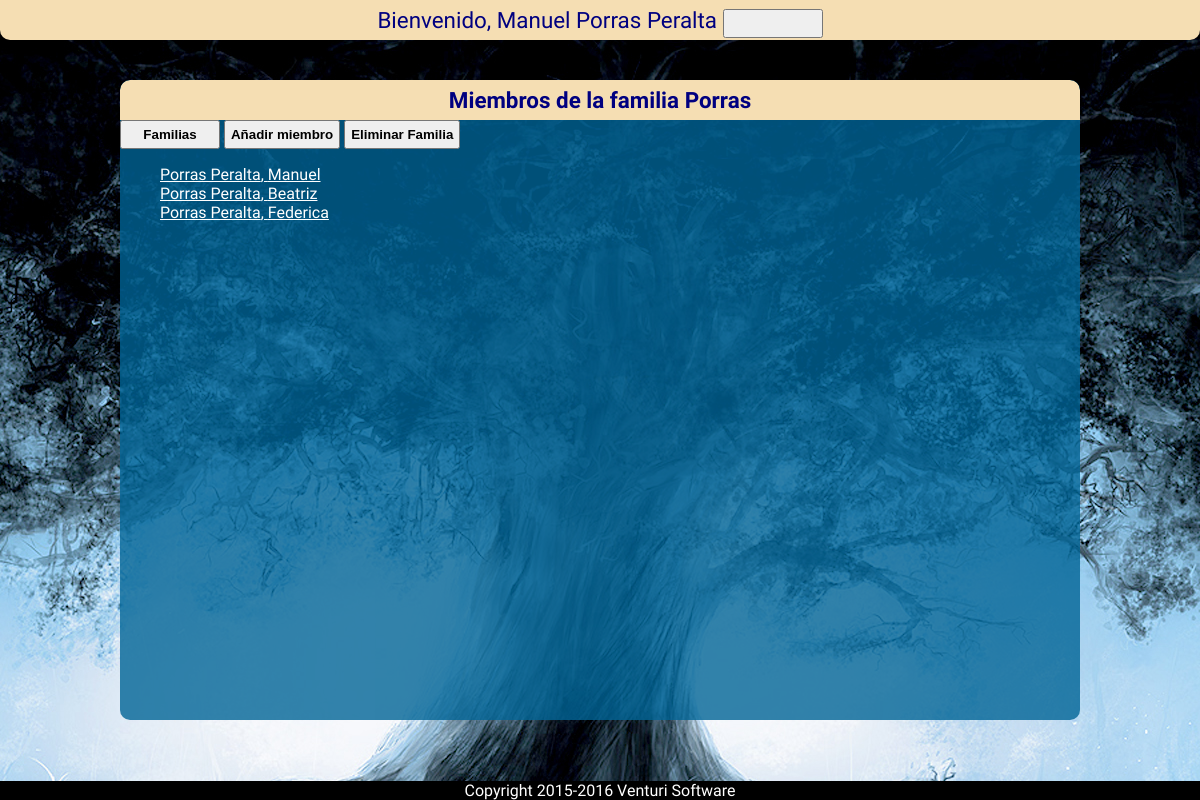
The page /family/1/ (signed in) on the database as committed earlier.
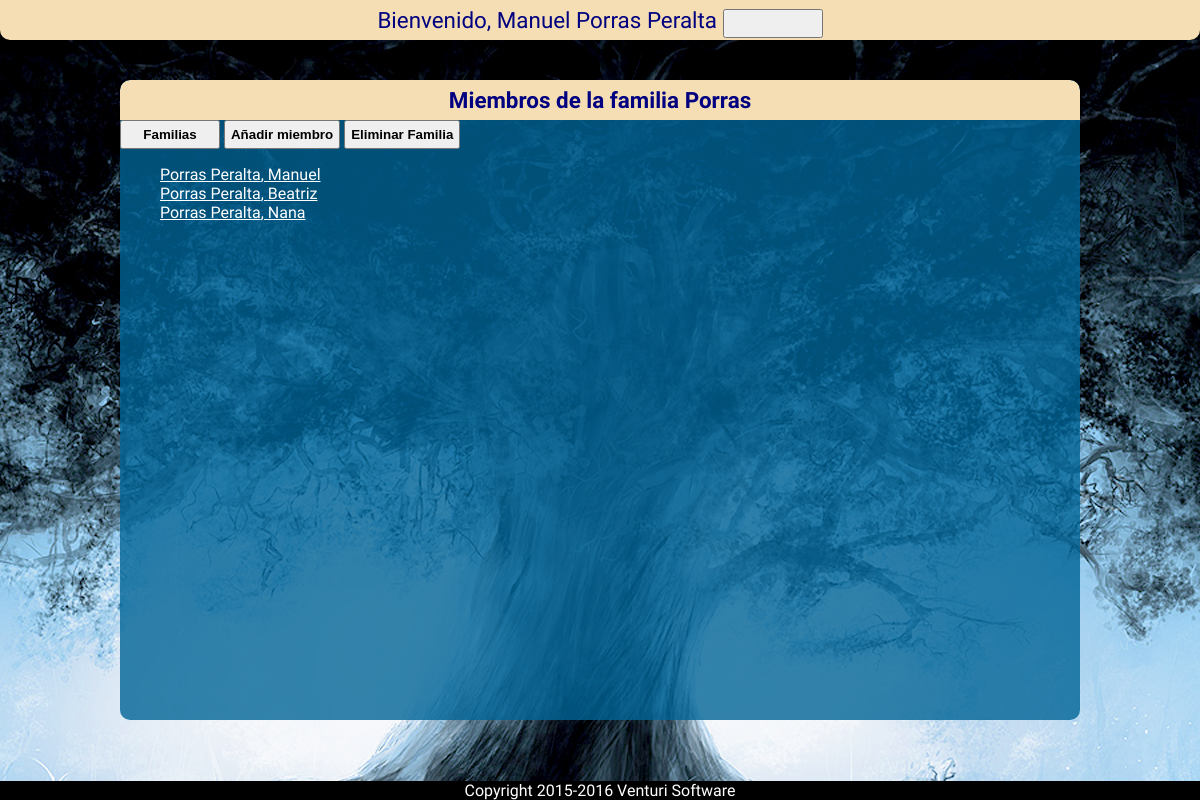
The same page on the database as committed later.
### family/models.py (models this page shows, shortened)
class Member(models.Model):
	member_family_id = models.ForeignKey(Family,verbose_name='ID Familia') #Clave ajena que une al miembro de la familia con su familia
	member_name = models.CharField(verbose_name='Nombre',max_length=100) #Nombre del miembro de la familia
	member_surname = models.CharField(verbose_name='Apellidos',max_length=100) #Apellido o Apellidos del miembro de la familia
	member_sex = models.CharField(verbose_name='Sexo',choices=(('Hombre','Hombre'),('Mujer','Mujer'),('No especificado','No especificado')),max_length=20) #Sexo del miembro de la familia
	member_birth = models.DateField('Fecha de nacimiento',help_text='Fecha en este formato <em>YYYY-MM-DD</em>') #Fecha de nacimiento
	member_rip = models.DateField('Fecha de fallecimiento',null=True,blank=True) #Fecha de defunción
	member_profile_image = models.ImageField('Foto de perfil',null=True,blank=True) #Imagen de perfil del miembro de la familia
	member_partner_id = models.IntegerField(default=0,null=True,blank=True,verbose_name='ID Pareja') #ID del cónyuge que sirve de enlace a una nueva familia
	member_email = models.EmailField('E-Mail',null=True,blank=True) #Correo electrónico de contacto

### family/views.py (the view)
# urls.py: url(r'^(?P<req_id>[0-9])+/$', login_required(views.reqFamily), name='family'),
def reqFamily(request, req_id):
	family = get_object_or_404(Family, pk=req_id)
	members = Member.objects.filter(member_family_id=req_id)
	context = {'family':family,'members':members}
	return render(request, 'family/viewFamily.html',context)

### family/templates/family/viewFamily.html (shortened to what this page needs)
{% extends "base.html" %}
{% block content %}
<div class="cabecera_seccion">
	<h1 class="titulo_seccion">Miembros de la familia {{ family.family_name }}</h1>
	<input type="button" onclick="location.href='{% url 'family:family' %}'" value="Familias"/>
	<input onclick="location.href='{% url 'family:add_member' family.id %}'" type="submit" value="Añadir miembro"/>
	<input type="button" onclick="location.href='{% url 'family:delete_family' family.id %}'" value="Eliminar Familia"/>
	{% if members %}
		<ul>
		{% for famMember in members %}
			<li><a href="{% url 'family:member' famMember.id %}">{{ famMember.member_surname }}, {{ famMember.member_name }}</a></li>
		{% endfor %}
		</ul>
	{% else %}
		<p>No hay ningún miembro registrado o dado de alta.</p>
	{% endif %}
</div>
{% endblock %}

Rows that differ between the two databases and show on the page:
changed Member: member_name "Federica" → "Nana"
